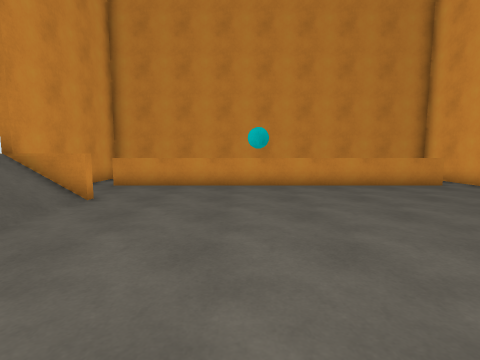
view 1 (above)

15 first-person views from a walk through a 3-D level made in the Unity game engine. The camera is 1.3 m above the floor, tilts 6° down and sees 85° across. The floor is counted in squares, 1 m on a side. Each view is taken from the middle of a square. On the plan, view 1 faces up. The plan holds only what a view shows up to about 13 squares ahead; the rest is blank. The place goes on beyond the plan. The player character is not drawn.

view 2
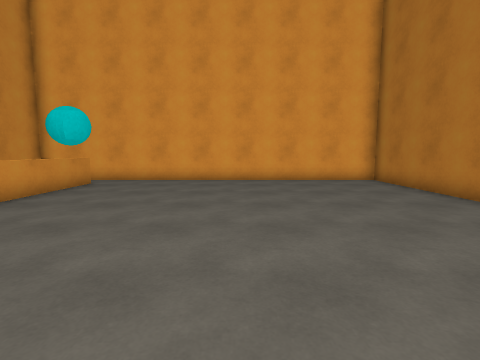

view 3
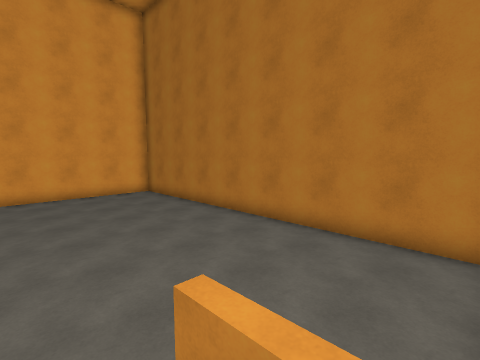

view 4
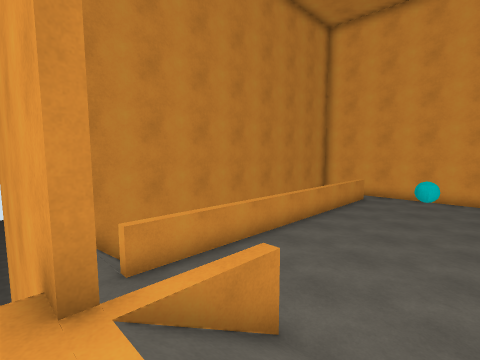

view 5
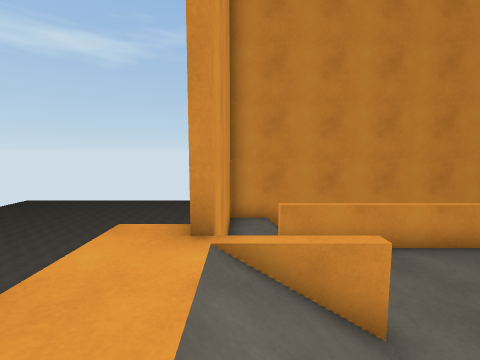

view 6
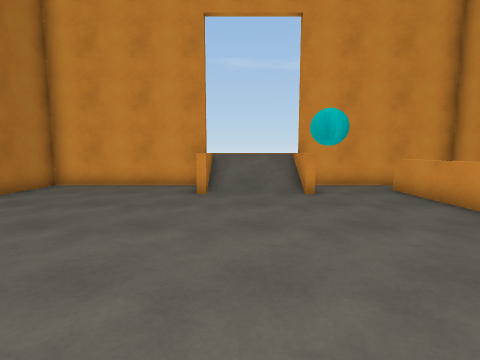

view 7
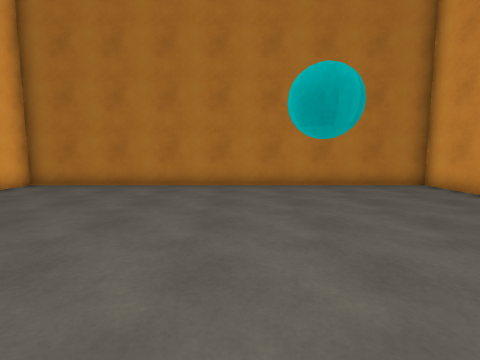

view 8
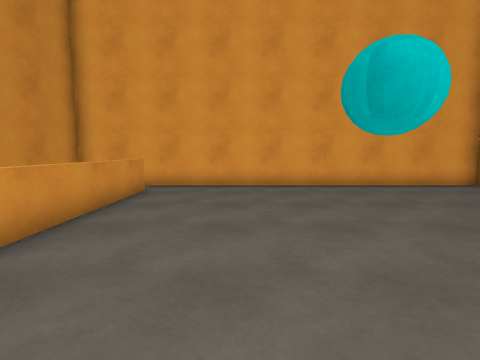

view 9
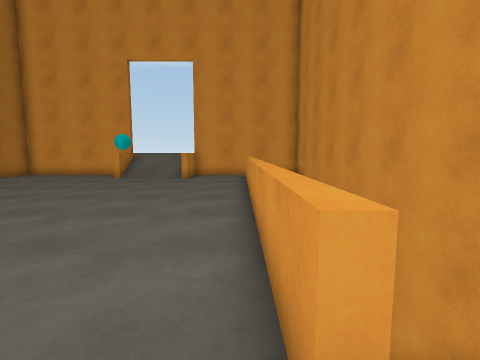

view 10
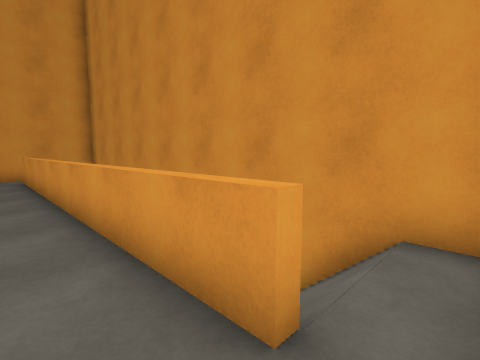

view 11
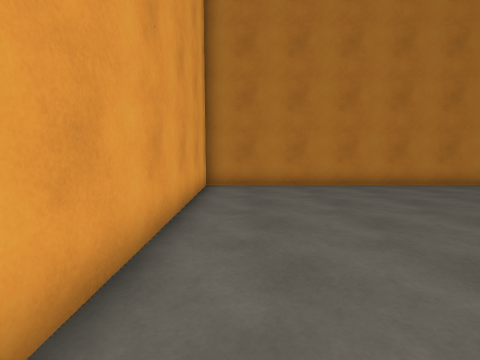

view 12
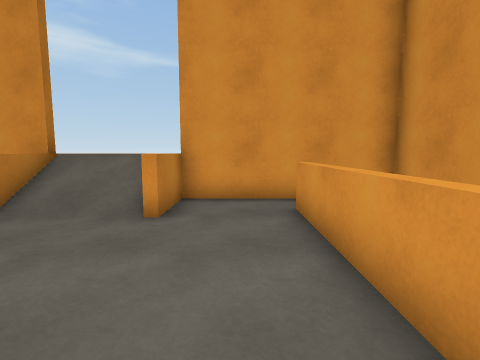

view 13
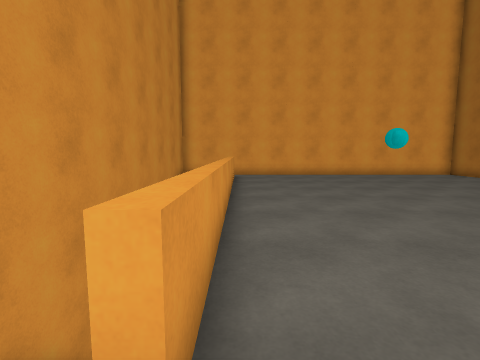

view 14
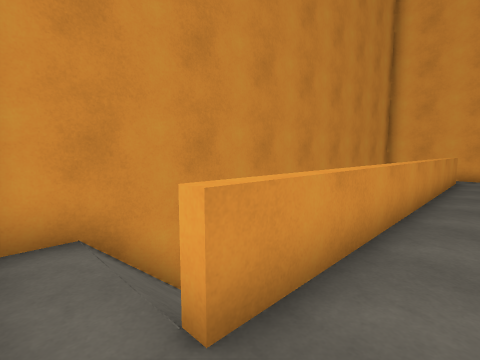

view 15
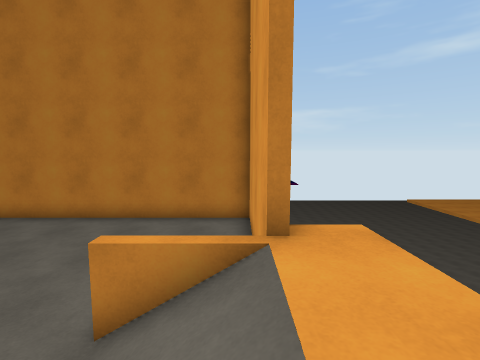

### Floor plan
Key: @ floor where view 1 was taken; # wall or solid block; . main floor; : floor 1.25 m higher than the main floor; / step, stairs or slope; = window, fence, low wall or low ledge; v drop or lower ground; B cyan ball.
Columns run from 8 left of view 1 to 10 right of it. Each row starts with its distance up from view 1.
 14  v#######  #######
 13  #.//  //  //////.#
 12  #.//          //.#
 11  #.#=====  =====#.#
 10  #......////......#
  9  #................#
  8 v#................#
  7 v:/=..............#
  6 v://....B.........#
  5 v://..............#
  4 v:/=..............#
  3 v#................#
  2  #................#
  1  #................#
  0  #......@.........#
 -1  #................#
 -2  #................#
 -3   ################

Positions as (right, up) in squares from view 1, and headings:
1: (0, 0), facing up
2: (-3, 4), facing right
3: (-6, 5), facing down-right
4: (-7, 5), facing up-right
5: (-6, 4), facing up
6: (4, 5), facing left
7: (1, 8), facing down
8: (-1, 7), facing right
9: (9, 10), facing left
10: (9, 9), facing up-left
11: (8, 8), facing down
12: (1, 9), facing left
13: (-6, 10), facing right
14: (-6, 9), facing up-right
15: (-6, 7), facing down
